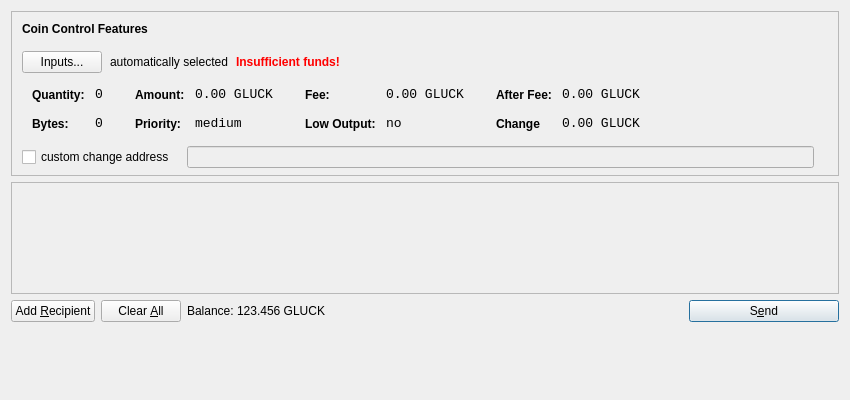
<?xml version="1.0" encoding="UTF-8"?>
<ui version="4.0">
 <class>SendCoinsDialog</class>
 <widget class="QDialog" name="SendCoinsDialog">
  <property name="geometry">
   <rect>
    <x>0</x>
    <y>0</y>
    <width>850</width>
    <height>400</height>
   </rect>
  </property>
  <property name="windowTitle">
   <string>Send Coins</string>
  </property>
  <property name="locale">
   <locale language="English" country="UnitedStates"/>
  </property>
  <layout class="QVBoxLayout" name="verticalLayout" stretch="0,1,0">
   <property name="bottomMargin">
    <number>8</number>
   </property>
   <item>
    <widget class="QFrame" name="frameCoinControl">
     <property name="sizePolicy">
      <sizepolicy hsizetype="Expanding" vsizetype="Expanding">
       <horstretch>0</horstretch>
       <verstretch>0</verstretch>
      </sizepolicy>
     </property>
     <property name="maximumSize">
      <size>
       <width>16777215</width>
       <height>16777215</height>
      </size>
     </property>
     <property name="frameShape">
      <enum>QFrame::StyledPanel</enum>
     </property>
     <property name="frameShadow">
      <enum>QFrame::Sunken</enum>
     </property>
     <layout class="QVBoxLayout" name="verticalLayoutCoinControl2">
      <property name="spacing">
       <number>6</number>
      </property>
      <property name="leftMargin">
       <number>0</number>
      </property>
      <property name="topMargin">
       <number>0</number>
      </property>
      <property name="rightMargin">
       <number>0</number>
      </property>
      <property name="bottomMargin">
       <number>6</number>
      </property>
      <item>
       <layout class="QVBoxLayout" name="verticalLayoutCoinControl" stretch="0,0,0,0,1">
        <property name="spacing">
         <number>0</number>
        </property>
        <property name="leftMargin">
         <number>10</number>
        </property>
        <property name="topMargin">
         <number>10</number>
        </property>
        <item>
         <layout class="QHBoxLayout" name="horizontalLayoutCoinControl1">
          <property name="bottomMargin">
           <number>15</number>
          </property>
          <item>
           <widget class="QLabel" name="labelCoinControlFeatures">
            <property name="sizePolicy">
             <sizepolicy hsizetype="Preferred" vsizetype="Maximum">
              <horstretch>0</horstretch>
              <verstretch>0</verstretch>
             </sizepolicy>
            </property>
            <property name="font">
             <font>
              <weight>75</weight>
              <bold>true</bold>
             </font>
            </property>
            <property name="styleSheet">
             <string notr="true">font-weight:bold;</string>
            </property>
            <property name="text">
             <string>Coin Control Features</string>
            </property>
           </widget>
          </item>
         </layout>
        </item>
        <item>
         <layout class="QHBoxLayout" name="horizontalLayoutCoinControl2" stretch="0,0,0,0">
          <property name="spacing">
           <number>8</number>
          </property>
          <property name="bottomMargin">
           <number>10</number>
          </property>
          <item>
           <widget class="QPushButton" name="pushButtonCoinControl">
            <property name="styleSheet">
             <string notr="true"/>
            </property>
            <property name="text">
             <string>Inputs...</string>
            </property>
           </widget>
          </item>
          <item>
           <widget class="QLabel" name="labelCoinControlAutomaticallySelected">
            <property name="text">
             <string>automatically selected</string>
            </property>
            <property name="margin">
             <number>5</number>
            </property>
           </widget>
          </item>
          <item>
           <widget class="QLabel" name="labelCoinControlInsuffFunds">
            <property name="font">
             <font>
              <weight>75</weight>
              <bold>true</bold>
             </font>
            </property>
            <property name="styleSheet">
             <string notr="true">color:red;font-weight:bold;</string>
            </property>
            <property name="text">
             <string>Insufficient funds!</string>
            </property>
            <property name="margin">
             <number>5</number>
            </property>
           </widget>
          </item>
          <item>
           <spacer name="horizontalSpacerCoinControl">
            <property name="orientation">
             <enum>Qt::Horizontal</enum>
            </property>
            <property name="sizeHint" stdset="0">
             <size>
              <width>40</width>
              <height>1</height>
             </size>
            </property>
           </spacer>
          </item>
         </layout>
        </item>
        <item>
         <widget class="QWidget" name="widgetCoinControl" native="true">
          <property name="sizePolicy">
           <sizepolicy hsizetype="Preferred" vsizetype="Preferred">
            <horstretch>0</horstretch>
            <verstretch>0</verstretch>
           </sizepolicy>
          </property>
          <property name="minimumSize">
           <size>
            <width>0</width>
            <height>0</height>
           </size>
          </property>
          <property name="styleSheet">
           <string notr="true"/>
          </property>
          <layout class="QHBoxLayout" name="horizontalLayoutCoinControl5">
           <property name="leftMargin">
            <number>0</number>
           </property>
           <property name="topMargin">
            <number>0</number>
           </property>
           <property name="rightMargin">
            <number>0</number>
           </property>
           <property name="bottomMargin">
            <number>0</number>
           </property>
           <item>
            <layout class="QHBoxLayout" name="horizontalLayoutCoinControl3" stretch="0,0,0,1">
             <property name="spacing">
              <number>20</number>
             </property>
             <property name="topMargin">
              <number>0</number>
             </property>
             <property name="bottomMargin">
              <number>10</number>
             </property>
             <item>
              <layout class="QFormLayout" name="formLayoutCoinControl1">
               <property name="horizontalSpacing">
                <number>10</number>
               </property>
               <property name="verticalSpacing">
                <number>14</number>
               </property>
               <property name="leftMargin">
                <number>10</number>
               </property>
               <property name="topMargin">
                <number>4</number>
               </property>
               <property name="rightMargin">
                <number>6</number>
               </property>
               <item row="0" column="0">
                <widget class="QLabel" name="labelCoinControlQuantityText">
                 <property name="styleSheet">
                  <string notr="true">font-weight:bold;</string>
                 </property>
                 <property name="text">
                  <string>Quantity:</string>
                 </property>
                 <property name="margin">
                  <number>0</number>
                 </property>
                </widget>
               </item>
               <item row="0" column="1">
                <widget class="QLabel" name="labelCoinControlQuantity">
                 <property name="font">
                  <font>
                   <family>Monospace</family>
                   <pointsize>10</pointsize>
                  </font>
                 </property>
                 <property name="cursor">
                  <cursorShape>IBeamCursor</cursorShape>
                 </property>
                 <property name="contextMenuPolicy">
                  <enum>Qt::ActionsContextMenu</enum>
                 </property>
                 <property name="text">
                  <string>0</string>
                 </property>
                 <property name="margin">
                  <number>0</number>
                 </property>
                 <property name="textInteractionFlags">
                  <set>Qt::LinksAccessibleByMouse|Qt::TextSelectableByKeyboard|Qt::TextSelectableByMouse</set>
                 </property>
                </widget>
               </item>
               <item row="1" column="0">
                <widget class="QLabel" name="labelCoinControlBytesText">
                 <property name="styleSheet">
                  <string notr="true">font-weight:bold;</string>
                 </property>
                 <property name="text">
                  <string>Bytes:</string>
                 </property>
                </widget>
               </item>
               <item row="1" column="1">
                <widget class="QLabel" name="labelCoinControlBytes">
                 <property name="font">
                  <font>
                   <family>Monospace</family>
                   <pointsize>10</pointsize>
                  </font>
                 </property>
                 <property name="cursor">
                  <cursorShape>IBeamCursor</cursorShape>
                 </property>
                 <property name="contextMenuPolicy">
                  <enum>Qt::ActionsContextMenu</enum>
                 </property>
                 <property name="text">
                  <string>0</string>
                 </property>
                 <property name="textInteractionFlags">
                  <set>Qt::LinksAccessibleByMouse|Qt::TextSelectableByKeyboard|Qt::TextSelectableByMouse</set>
                 </property>
                </widget>
               </item>
              </layout>
             </item>
             <item>
              <layout class="QFormLayout" name="formLayoutCoinControl2">
               <property name="horizontalSpacing">
                <number>10</number>
               </property>
               <property name="verticalSpacing">
                <number>14</number>
               </property>
               <property name="leftMargin">
                <number>6</number>
               </property>
               <property name="topMargin">
                <number>4</number>
               </property>
               <property name="rightMargin">
                <number>6</number>
               </property>
               <item row="0" column="0">
                <widget class="QLabel" name="labelCoinControlAmountText">
                 <property name="styleSheet">
                  <string notr="true">font-weight:bold;</string>
                 </property>
                 <property name="text">
                  <string>Amount:</string>
                 </property>
                 <property name="margin">
                  <number>0</number>
                 </property>
                </widget>
               </item>
               <item row="0" column="1">
                <widget class="QLabel" name="labelCoinControlAmount">
                 <property name="font">
                  <font>
                   <family>Monospace</family>
                   <pointsize>10</pointsize>
                  </font>
                 </property>
                 <property name="cursor">
                  <cursorShape>IBeamCursor</cursorShape>
                 </property>
                 <property name="contextMenuPolicy">
                  <enum>Qt::ActionsContextMenu</enum>
                 </property>
                 <property name="text">
                  <string>0.00 GLUCK</string>
                 </property>
                 <property name="textInteractionFlags">
                  <set>Qt::LinksAccessibleByMouse|Qt::TextSelectableByKeyboard|Qt::TextSelectableByMouse</set>
                 </property>
                </widget>
               </item>
               <item row="1" column="0">
                <widget class="QLabel" name="labelCoinControlPriorityText">
                 <property name="styleSheet">
                  <string notr="true">font-weight:bold;</string>
                 </property>
                 <property name="text">
                  <string>Priority:</string>
                 </property>
                </widget>
               </item>
               <item row="1" column="1">
                <widget class="QLabel" name="labelCoinControlPriority">
                 <property name="font">
                  <font>
                   <family>Monospace</family>
                   <pointsize>10</pointsize>
                  </font>
                 </property>
                 <property name="cursor">
                  <cursorShape>IBeamCursor</cursorShape>
                 </property>
                 <property name="contextMenuPolicy">
                  <enum>Qt::ActionsContextMenu</enum>
                 </property>
                 <property name="text">
                  <string>medium</string>
                 </property>
                 <property name="textInteractionFlags">
                  <set>Qt::LinksAccessibleByMouse|Qt::TextSelectableByKeyboard|Qt::TextSelectableByMouse</set>
                 </property>
                </widget>
               </item>
              </layout>
             </item>
             <item>
              <layout class="QFormLayout" name="formLayoutCoinControl3">
               <property name="horizontalSpacing">
                <number>10</number>
               </property>
               <property name="verticalSpacing">
                <number>14</number>
               </property>
               <property name="leftMargin">
                <number>6</number>
               </property>
               <property name="topMargin">
                <number>4</number>
               </property>
               <property name="rightMargin">
                <number>6</number>
               </property>
               <item row="0" column="0">
                <widget class="QLabel" name="labelCoinControlFeeText">
                 <property name="styleSheet">
                  <string notr="true">font-weight:bold;</string>
                 </property>
                 <property name="text">
                  <string>Fee:</string>
                 </property>
                 <property name="margin">
                  <number>0</number>
                 </property>
                </widget>
               </item>
               <item row="0" column="1">
                <widget class="QLabel" name="labelCoinControlFee">
                 <property name="font">
                  <font>
                   <family>Monospace</family>
                   <pointsize>10</pointsize>
                  </font>
                 </property>
                 <property name="cursor">
                  <cursorShape>IBeamCursor</cursorShape>
                 </property>
                 <property name="contextMenuPolicy">
                  <enum>Qt::ActionsContextMenu</enum>
                 </property>
                 <property name="text">
                  <string>0.00 GLUCK</string>
                 </property>
                 <property name="textInteractionFlags">
                  <set>Qt::LinksAccessibleByMouse|Qt::TextSelectableByKeyboard|Qt::TextSelectableByMouse</set>
                 </property>
                </widget>
               </item>
               <item row="1" column="0">
                <widget class="QLabel" name="labelCoinControlLowOutputText">
                 <property name="styleSheet">
                  <string notr="true">font-weight:bold;</string>
                 </property>
                 <property name="text">
                  <string>Low Output:</string>
                 </property>
                </widget>
               </item>
               <item row="1" column="1">
                <widget class="QLabel" name="labelCoinControlLowOutput">
                 <property name="font">
                  <font>
                   <family>Monospace</family>
                   <pointsize>10</pointsize>
                  </font>
                 </property>
                 <property name="cursor">
                  <cursorShape>IBeamCursor</cursorShape>
                 </property>
                 <property name="contextMenuPolicy">
                  <enum>Qt::ActionsContextMenu</enum>
                 </property>
                 <property name="text">
                  <string>no</string>
                 </property>
                 <property name="textInteractionFlags">
                  <set>Qt::LinksAccessibleByMouse|Qt::TextSelectableByKeyboard|Qt::TextSelectableByMouse</set>
                 </property>
                </widget>
               </item>
              </layout>
             </item>
             <item>
              <layout class="QFormLayout" name="formLayoutCoinControl4">
               <property name="horizontalSpacing">
                <number>10</number>
               </property>
               <property name="verticalSpacing">
                <number>14</number>
               </property>
               <property name="leftMargin">
                <number>6</number>
               </property>
               <property name="topMargin">
                <number>4</number>
               </property>
               <property name="rightMargin">
                <number>6</number>
               </property>
               <item row="0" column="0">
                <widget class="QLabel" name="labelCoinControlAfterFeeText">
                 <property name="styleSheet">
                  <string notr="true">font-weight:bold;</string>
                 </property>
                 <property name="text">
                  <string>After Fee:</string>
                 </property>
                 <property name="margin">
                  <number>0</number>
                 </property>
                </widget>
               </item>
               <item row="0" column="1">
                <widget class="QLabel" name="labelCoinControlAfterFee">
                 <property name="font">
                  <font>
                   <family>Monospace</family>
                   <pointsize>10</pointsize>
                  </font>
                 </property>
                 <property name="cursor">
                  <cursorShape>IBeamCursor</cursorShape>
                 </property>
                 <property name="contextMenuPolicy">
                  <enum>Qt::ActionsContextMenu</enum>
                 </property>
                 <property name="text">
                  <string>0.00 GLUCK</string>
                 </property>
                 <property name="textInteractionFlags">
                  <set>Qt::LinksAccessibleByMouse|Qt::TextSelectableByKeyboard|Qt::TextSelectableByMouse</set>
                 </property>
                </widget>
               </item>
               <item row="1" column="0">
                <widget class="QLabel" name="labelCoinControlChangeText">
                 <property name="styleSheet">
                  <string notr="true">font-weight:bold;</string>
                 </property>
                 <property name="text">
                  <string>Change</string>
                 </property>
                </widget>
               </item>
               <item row="1" column="1">
                <widget class="QLabel" name="labelCoinControlChange">
                 <property name="font">
                  <font>
                   <family>Monospace</family>
                   <pointsize>10</pointsize>
                  </font>
                 </property>
                 <property name="cursor">
                  <cursorShape>IBeamCursor</cursorShape>
                 </property>
                 <property name="contextMenuPolicy">
                  <enum>Qt::ActionsContextMenu</enum>
                 </property>
                 <property name="text">
                  <string>0.00 GLUCK</string>
                 </property>
                 <property name="textInteractionFlags">
                  <set>Qt::LinksAccessibleByMouse|Qt::TextSelectableByKeyboard|Qt::TextSelectableByMouse</set>
                 </property>
                </widget>
               </item>
              </layout>
             </item>
            </layout>
           </item>
          </layout>
         </widget>
        </item>
        <item>
         <layout class="QHBoxLayout" name="horizontalLayoutCoinControl4" stretch="0,0,0">
          <property name="spacing">
           <number>12</number>
          </property>
          <property name="sizeConstraint">
           <enum>QLayout::SetDefaultConstraint</enum>
          </property>
          <property name="topMargin">
           <number>5</number>
          </property>
          <property name="rightMargin">
           <number>5</number>
          </property>
          <item>
           <widget class="QCheckBox" name="checkBoxCoinControlChange">
            <property name="text">
             <string>custom change address</string>
            </property>
           </widget>
          </item>
          <item>
           <widget class="QLineEdit" name="lineEditCoinControlChange">
            <property name="enabled">
             <bool>false</bool>
            </property>
            <property name="sizePolicy">
             <sizepolicy hsizetype="Expanding" vsizetype="Fixed">
              <horstretch>0</horstretch>
              <verstretch>0</verstretch>
             </sizepolicy>
            </property>
           </widget>
          </item>
          <item>
           <widget class="QLabel" name="labelCoinControlChangeLabel">
            <property name="sizePolicy">
             <sizepolicy hsizetype="Preferred" vsizetype="Expanding">
              <horstretch>0</horstretch>
              <verstretch>0</verstretch>
             </sizepolicy>
            </property>
            <property name="minimumSize">
             <size>
              <width>0</width>
              <height>0</height>
             </size>
            </property>
            <property name="text">
             <string/>
            </property>
            <property name="margin">
             <number>3</number>
            </property>
           </widget>
          </item>
         </layout>
        </item>
        <item>
         <spacer name="verticalSpacerCoinControl">
          <property name="orientation">
           <enum>Qt::Vertical</enum>
          </property>
          <property name="sizeHint" stdset="0">
           <size>
            <width>800</width>
            <height>1</height>
           </size>
          </property>
         </spacer>
        </item>
       </layout>
      </item>
     </layout>
    </widget>
   </item>
   <item>
    <widget class="QScrollArea" name="scrollArea">
     <property name="widgetResizable">
      <bool>true</bool>
     </property>
     <widget class="QWidget" name="scrollAreaWidgetContents">
      <property name="geometry">
       <rect>
        <x>0</x>
        <y>0</y>
        <width>830</width>
        <height>103</height>
       </rect>
      </property>
      <layout class="QVBoxLayout" name="verticalLayout_2">
       <property name="leftMargin">
        <number>0</number>
       </property>
       <property name="topMargin">
        <number>0</number>
       </property>
       <property name="rightMargin">
        <number>0</number>
       </property>
       <property name="bottomMargin">
        <number>0</number>
       </property>
       <item>
        <layout class="QVBoxLayout" name="entries">
         <property name="spacing">
          <number>6</number>
         </property>
        </layout>
       </item>
       <item>
        <spacer name="verticalSpacer">
         <property name="orientation">
          <enum>Qt::Vertical</enum>
         </property>
         <property name="sizeHint" stdset="0">
          <size>
           <width>20</width>
           <height>40</height>
          </size>
         </property>
        </spacer>
       </item>
      </layout>
     </widget>
    </widget>
   </item>
   <item>
    <layout class="QHBoxLayout" name="horizontalLayout">
     <property name="bottomMargin">
      <number>70</number>
     </property>
     <item>
      <widget class="QPushButton" name="addButton">
       <property name="toolTip">
        <string>Send to multiple recipients at once</string>
       </property>
       <property name="text">
        <string>Add &amp;Recipient</string>
       </property>
       <property name="icon">
        <iconset resource="../bitcoin.qrc">
         <normaloff>:/icons/add</normaloff>:/icons/add</iconset>
       </property>
       <property name="autoDefault">
        <bool>false</bool>
       </property>
      </widget>
     </item>
     <item>
      <widget class="QPushButton" name="clearButton">
       <property name="sizePolicy">
        <sizepolicy hsizetype="Minimum" vsizetype="Fixed">
         <horstretch>0</horstretch>
         <verstretch>0</verstretch>
        </sizepolicy>
       </property>
       <property name="toolTip">
        <string>Remove all transaction fields</string>
       </property>
       <property name="text">
        <string>Clear &amp;All</string>
       </property>
       <property name="icon">
        <iconset resource="../bitcoin.qrc">
         <normaloff>:/icons/remove</normaloff>:/icons/remove</iconset>
       </property>
       <property name="autoRepeatDelay">
        <number>300</number>
       </property>
       <property name="autoDefault">
        <bool>false</bool>
       </property>
      </widget>
     </item>
     <item>
      <layout class="QHBoxLayout" name="horizontalLayout_2">
       <property name="spacing">
        <number>3</number>
       </property>
       <item>
        <widget class="QLabel" name="label">
         <property name="sizePolicy">
          <sizepolicy hsizetype="Preferred" vsizetype="Fixed">
           <horstretch>0</horstretch>
           <verstretch>0</verstretch>
          </sizepolicy>
         </property>
         <property name="text">
          <string>Balance:</string>
         </property>
        </widget>
       </item>
       <item>
        <widget class="QLabel" name="labelBalance">
         <property name="sizePolicy">
          <sizepolicy hsizetype="Preferred" vsizetype="Fixed">
           <horstretch>0</horstretch>
           <verstretch>0</verstretch>
          </sizepolicy>
         </property>
         <property name="cursor">
          <cursorShape>IBeamCursor</cursorShape>
         </property>
         <property name="text">
          <string>123.456 GLUCK</string>
         </property>
         <property name="textInteractionFlags">
          <set>Qt::LinksAccessibleByMouse|Qt::TextSelectableByKeyboard|Qt::TextSelectableByMouse</set>
         </property>
        </widget>
       </item>
      </layout>
     </item>
     <item>
      <spacer name="horizontalSpacer">
       <property name="orientation">
        <enum>Qt::Horizontal</enum>
       </property>
       <property name="sizeHint" stdset="0">
        <size>
         <width>40</width>
         <height>20</height>
        </size>
       </property>
      </spacer>
     </item>
     <item>
      <widget class="QPushButton" name="sendButton">
       <property name="minimumSize">
        <size>
         <width>150</width>
         <height>0</height>
        </size>
       </property>
       <property name="toolTip">
        <string>Confirm the send action</string>
       </property>
       <property name="text">
        <string>S&amp;end</string>
       </property>
       <property name="icon">
        <iconset resource="../bitcoin.qrc">
         <normaloff>:/icons/send</normaloff>:/icons/send</iconset>
       </property>
       <property name="default">
        <bool>true</bool>
       </property>
      </widget>
     </item>
    </layout>
   </item>
  </layout>
 </widget>
 <resources>
  <include location="../bitcoin.qrc"/>
 </resources>
 <connections/>
</ui>
